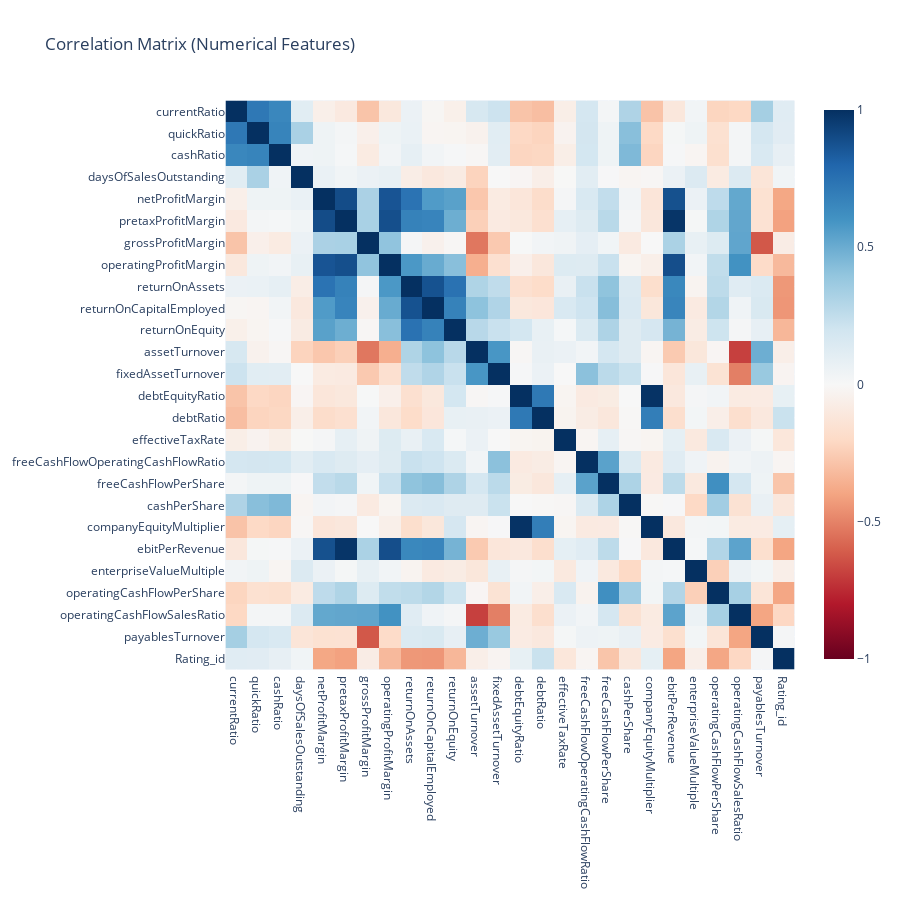

The notebook cell this image was saved under:
### Code cell
fig = px.imshow(
    corr_spearman,
    color_continuous_scale="RdBu",
    zmin=-1,
    zmax=1,
    title="Correlation Matrix (Numerical Features)"
)

fig.update_layout(
    width=900,
    height=900
)

fig.show()

### Figure 1 — Plotly figure (JSON) as saved in the notebook; plotly's stock layout.template omitted (floating-point values rounded to 4 significant figures; data arrays with more than 128 entries replaced by an {"elided": "..."} marker saying what was removed)
{"data": [{"coloraxis": "coloraxis", "hovertemplate": "x: %{x}<br>y: %{y}<br>color: %{z}<extra></extra>", "name": "0", "type": "heatmap", "x": ["currentRatio", "quickRatio", "cashRatio", "daysOfSalesOutstanding", "netProfitMargin", "pretaxProfitMargin", "grossProfitMargin", "operatingProfitMargin", "returnOnAssets", "returnOnCapitalEmployed", "returnOnEquity", "assetTurnover", "fixedAssetTurnover", "debtEquityRatio", "debtRatio", "effectiveTaxRate", "freeCashFlowOperatingCashFlowRatio", "freeCashFlowPerShare", "cashPerShare", "companyEquityMultiplier", "ebitPerRevenue", "enterpriseValueMultiple", "operatingCashFlowPerShare", "operatingCashFlowSalesRatio", "payablesTurnover", "Rating_id"], "xaxis": "x", "y": ["currentRatio", "quickRatio", "cashRatio", "daysOfSalesOutstanding", "netProfitMargin", "pretaxProfitMargin", "grossProfitMargin", "operatingProfitMargin", "returnOnAssets", "returnOnCapitalEmployed", "returnOnEquity", "assetTurnover", "fixedAssetTurnover", "debtEquityRatio", "debtRatio", "effectiveTaxRate", "freeCashFlowOperatingCashFlowRatio", "freeCashFlowPerShare", "cashPerShare", "companyEquityMultiplier", "ebitPerRevenue", "enterpriseValueMultiple", "operatingCashFlowPerShare", "operatingCashFlowSalesRatio", "payablesTurnover", "Rating_id"], "yaxis": "y", "z": {"elided": "26x26 float values"}}], "layout": {"coloraxis": {"cmax": 1, "cmin": -1, "colorscale": [[0, "rgb(103,0,31)"], [0.1, "rgb(178,24,43)"], [0.2, "rgb(214,96,77)"], [0.3, "rgb(244,165,130)"], [0.4, "rgb(253,219,199)"], [0.5, "rgb(247,247,247)"], [0.6, "rgb(209,229,240)"], [0.7, "rgb(146,197,222)"], [0.8, "rgb(67,147,195)"], [0.9, "rgb(33,102,172)"], [1, "rgb(5,48,97)"]]}, "height": 900, "title": {"text": "Correlation Matrix (Numerical Features)"}, "width": 900, "xaxis": {"anchor": "y", "constrain": "domain", "domain": [0, 1], "scaleanchor": "y"}, "yaxis": {"anchor": "x", "autorange": "reversed", "constrain": "domain", "domain": [0, 1]}}}
